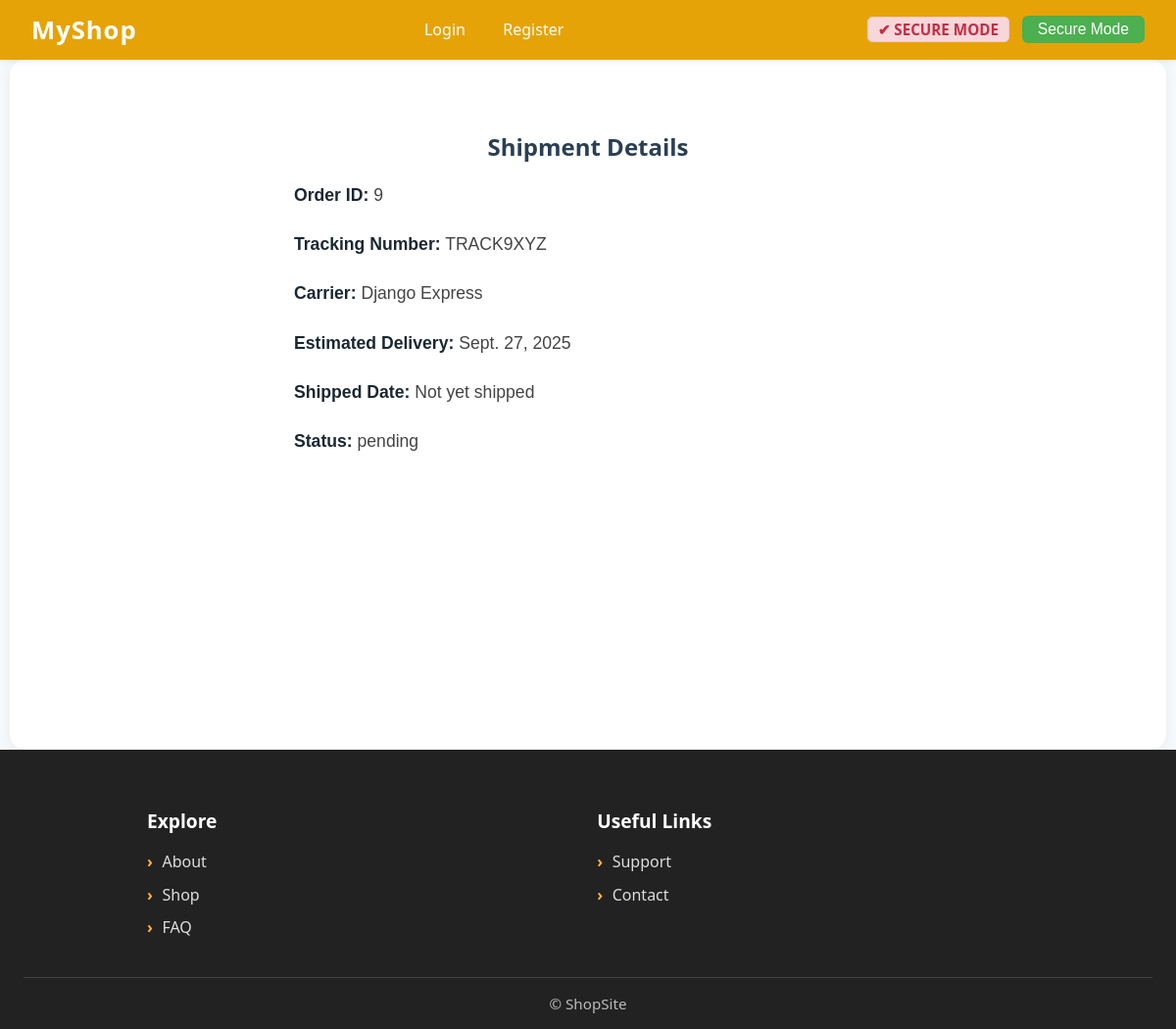
Page /shipping/details/9/ on the committed database.
### shipping/models.py (models this page shows, shortened)
class Shipment(models.Model):
    order = models.OneToOneField('orders.Order', on_delete=models.CASCADE, related_name='shipment')
    tracking_number = models.CharField(max_length=100)
    carrier = models.CharField(max_length=100)
    estimated_delivery = models.DateField()
    shipped_date = models.DateField(null=True, blank=True)
    status = models.CharField(
        max_length=50,
        choices=[
            ('pending', 'Pending'),
            ('shipped', 'Shipped'),
            ('in_transit', 'In Transit'),
            ('delivered', 'Delivered'),
            ('delayed', 'Delayed'),
            ('out_of_stock', 'Out of Stock'),
        ],
        default='pending'
    )

### orders/models.py (models this page shows, shortened)
class Order(models.Model):
    user = models.ForeignKey(User, null=True, blank=True, on_delete=models.SET_NULL)
    total = models.DecimalField(max_digits=10, decimal_places=2)
    created_at = models.DateTimeField(auto_now_add=True)
    updated_at = models.DateTimeField(auto_now=True)

### shipping/views.py (the view)
# urls.py: path('details/<int:order_id>/', views.shipping_details, name='shipping_details'),
def shipping_details(request, order_id):
    mode = request.session.get('sim_mode', 'secure')  # unified mode key
    shipment = get_object_or_404(Shipment, order_id=order_id)
    context = {
        'shipment': shipment,
        'mode': mode  # pass mode to template for conditional display if needed
    }
    template_name = 'shipping/shipment_detail.html'
    return render(request, template_name, context)

### core/context_processors.py (called while the page is built)
def simulation_mode(request):
    mode = request.session.get('sim_mode')
    if not mode:
        mode = getattr(settings, "SIMULATION_MODE", "secure")
        request.session['sim_mode'] = mode
    return {"simulation_mode": mode}  # consistent with JS base.html

### shipping/templates/shipping/shipment_detail.html (shortened to what this page needs)
{% extends 'base.html' %}
{%load static%}
{% block extra_css %}
<link rel="stylesheet" href="{% static 'css/shipment_details.css' %}">
{% endblock %}
{% block content %}
<h2>Shipment Details</h2>
<p><strong>Order ID:</strong> {{ shipment.order.id }}</p>
<p><strong>Tracking Number:</strong> {{ shipment.tracking_number }}</p>
<p><strong>Carrier:</strong> {{ shipment.carrier }}</p>
<p><strong>Estimated Delivery:</strong> {{ shipment.estimated_delivery }}</p>
<p><strong>Shipped Date:</strong> {{ shipment.shipped_date|default:"Not yet shipped" }}</p>
<p><strong>Status:</strong> {{ shipment.status }}</p>
{% endblock %}

### static/css/styles.css (style rules this page uses)
body { margin: 0; padding: 0; font-family: 'Segoe UI', Arial, sans-serif; background: #f7fafd; color: #222; }

### static/css/shipment_details.css (style rules this page uses)
h2 { text-align: center; margin-top: 2.5rem; font-family: 'Segoe UI', Tahoma, Geneva, Verdana, sans-serif; color: #2a3f54; font-weight: 600; }
p { max-width: 600px; margin: 1rem auto; font-family: Arial, sans-serif; font-size: 1.1rem; color: #444; line-height: 1.5; }
p strong { color: #1a2732; font-weight: 700; }
p + p { margin-top: 1.5rem; }

### rows in the picture
Shipment: order.id "9", tracking_number "TRACK9XYZ", carrier "Django Express", estimated_delivery "Sept. 27, 2025", shipped_date "Not yet shipped", status "pending"
